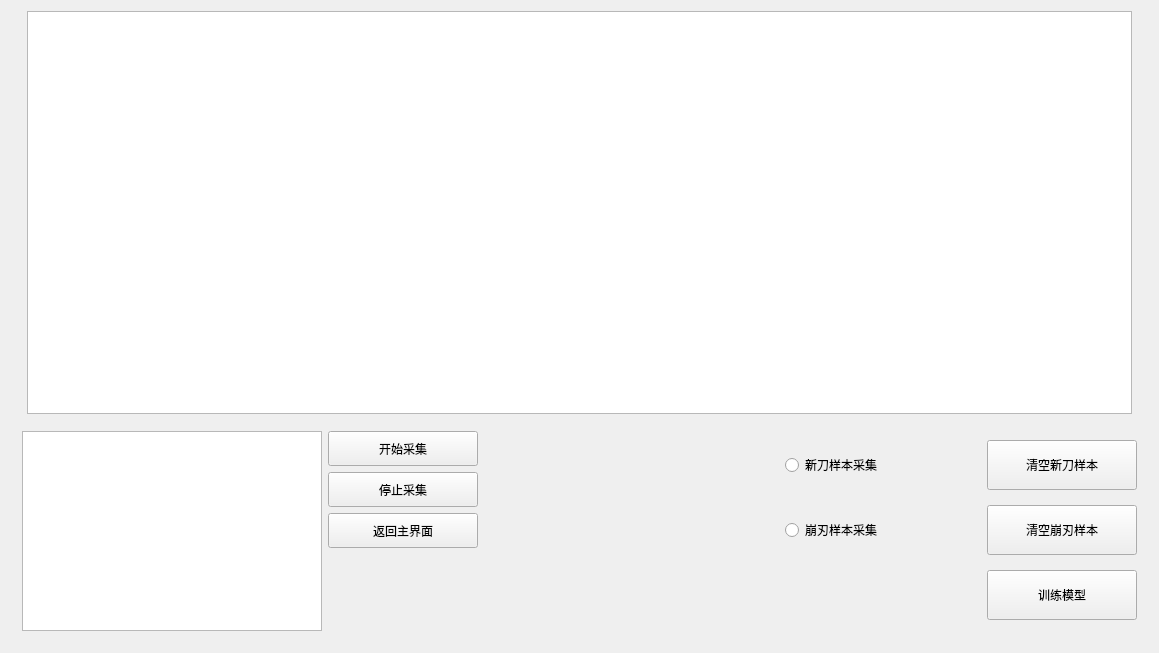
<?xml version="1.0" encoding="UTF-8"?>
<ui version="4.0">
 <class>history_data</class>
 <widget class="QWidget" name="history_data">
  <property name="geometry">
   <rect>
    <x>0</x>
    <y>0</y>
    <width>1159</width>
    <height>653</height>
   </rect>
  </property>
  <property name="windowTitle">
   <string>history_data</string>
  </property>
  <layout class="QGridLayout" name="gridLayout_3">
   <item row="0" column="0">
    <spacer name="horizontalSpacer">
     <property name="orientation">
      <enum>Qt::Horizontal</enum>
     </property>
     <property name="sizeType">
      <enum>QSizePolicy::Fixed</enum>
     </property>
     <property name="sizeHint" stdset="0">
      <size>
       <width>10</width>
       <height>20</height>
      </size>
     </property>
    </spacer>
   </item>
   <item row="0" column="1" rowspan="2" colspan="3">
    <widget class="QWChartView" name="chartView">
     <property name="minimumSize">
      <size>
       <width>0</width>
       <height>300</height>
      </size>
     </property>
    </widget>
   </item>
   <item row="1" column="4">
    <spacer name="horizontalSpacer_2">
     <property name="orientation">
      <enum>Qt::Horizontal</enum>
     </property>
     <property name="sizeType">
      <enum>QSizePolicy::Fixed</enum>
     </property>
     <property name="sizeHint" stdset="0">
      <size>
       <width>10</width>
       <height>20</height>
      </size>
     </property>
    </spacer>
   </item>
   <item row="2" column="0" colspan="2">
    <widget class="QWidget" name="widget" native="true">
     <layout class="QGridLayout" name="gridLayout_2">
      <item row="0" column="0" rowspan="4">
       <widget class="QTextBrowser" name="textBrowser">
        <property name="minimumSize">
         <size>
          <width>300</width>
          <height>200</height>
         </size>
        </property>
       </widget>
      </item>
      <item row="0" column="1">
       <widget class="QPushButton" name="pushButton">
        <property name="minimumSize">
         <size>
          <width>150</width>
          <height>35</height>
         </size>
        </property>
        <property name="text">
         <string>开始采集</string>
        </property>
       </widget>
      </item>
      <item row="1" column="1">
       <widget class="QPushButton" name="pushButton_2">
        <property name="minimumSize">
         <size>
          <width>150</width>
          <height>35</height>
         </size>
        </property>
        <property name="text">
         <string>停止采集</string>
        </property>
       </widget>
      </item>
      <item row="2" column="1">
       <widget class="QPushButton" name="pushButton_3">
        <property name="minimumSize">
         <size>
          <width>150</width>
          <height>35</height>
         </size>
        </property>
        <property name="text">
         <string>返回主界面</string>
        </property>
       </widget>
      </item>
     </layout>
    </widget>
   </item>
   <item row="2" column="2">
    <spacer name="horizontalSpacer_6">
     <property name="orientation">
      <enum>Qt::Horizontal</enum>
     </property>
     <property name="sizeHint" stdset="0">
      <size>
       <width>103</width>
       <height>20</height>
      </size>
     </property>
    </spacer>
   </item>
   <item row="2" column="3" colspan="2">
    <widget class="QWidget" name="widget_2" native="true">
     <layout class="QGridLayout" name="gridLayout">
      <item row="0" column="0">
       <widget class="QRadioButton" name="radioButton">
        <property name="minimumSize">
         <size>
          <width>150</width>
          <height>50</height>
         </size>
        </property>
        <property name="text">
         <string>新刀样本采集</string>
        </property>
       </widget>
      </item>
      <item row="0" column="1">
       <spacer name="horizontalSpacer_4">
        <property name="orientation">
         <enum>Qt::Horizontal</enum>
        </property>
        <property name="sizeHint" stdset="0">
         <size>
          <width>40</width>
          <height>20</height>
         </size>
        </property>
       </spacer>
      </item>
      <item row="0" column="2">
       <widget class="QPushButton" name="pushButton_4">
        <property name="minimumSize">
         <size>
          <width>150</width>
          <height>50</height>
         </size>
        </property>
        <property name="text">
         <string>清空新刀样本</string>
        </property>
       </widget>
      </item>
      <item row="1" column="0">
       <widget class="QRadioButton" name="radioButton_2">
        <property name="minimumSize">
         <size>
          <width>150</width>
          <height>50</height>
         </size>
        </property>
        <property name="text">
         <string>崩刃样本采集</string>
        </property>
       </widget>
      </item>
      <item row="1" column="1">
       <spacer name="horizontalSpacer_5">
        <property name="orientation">
         <enum>Qt::Horizontal</enum>
        </property>
        <property name="sizeHint" stdset="0">
         <size>
          <width>40</width>
          <height>20</height>
         </size>
        </property>
       </spacer>
      </item>
      <item row="1" column="2">
       <widget class="QPushButton" name="pushButton_5">
        <property name="minimumSize">
         <size>
          <width>150</width>
          <height>50</height>
         </size>
        </property>
        <property name="text">
         <string>清空崩刃样本</string>
        </property>
       </widget>
      </item>
      <item row="2" column="0" colspan="2">
       <spacer name="horizontalSpacer_3">
        <property name="orientation">
         <enum>Qt::Horizontal</enum>
        </property>
        <property name="sizeHint" stdset="0">
         <size>
          <width>117</width>
          <height>20</height>
         </size>
        </property>
       </spacer>
      </item>
      <item row="2" column="2">
       <widget class="QPushButton" name="pushButton_6">
        <property name="minimumSize">
         <size>
          <width>150</width>
          <height>50</height>
         </size>
        </property>
        <property name="text">
         <string>训练模型</string>
        </property>
       </widget>
      </item>
     </layout>
    </widget>
   </item>
  </layout>
  <widget class="QLabel" name="lab">
   <property name="geometry">
    <rect>
     <x>25</x>
     <y>457</y>
     <width>16</width>
     <height>16</height>
    </rect>
   </property>
   <property name="text">
    <string/>
   </property>
  </widget>
  <action name="actZoomIn">
   <property name="text">
    <string>放大</string>
   </property>
   <property name="toolTip">
    <string>放大</string>
   </property>
  </action>
  <action name="actZoomOut">
   <property name="text">
    <string>缩小</string>
   </property>
   <property name="toolTip">
    <string>缩小</string>
   </property>
  </action>
  <action name="actQuit">
   <property name="text">
    <string>退出</string>
   </property>
  </action>
  <action name="actZoomReset">
   <property name="text">
    <string>原始尺寸</string>
   </property>
   <property name="toolTip">
    <string>原始尺寸</string>
   </property>
  </action>
 </widget>
 <layoutdefault spacing="6" margin="11"/>
 <customwidgets>
  <customwidget>
   <class>QWChartView</class>
   <extends>QGraphicsView</extends>
   <header location="global">qwchartview.h</header>
  </customwidget>
 </customwidgets>
 <resources/>
 <connections/>
</ui>
